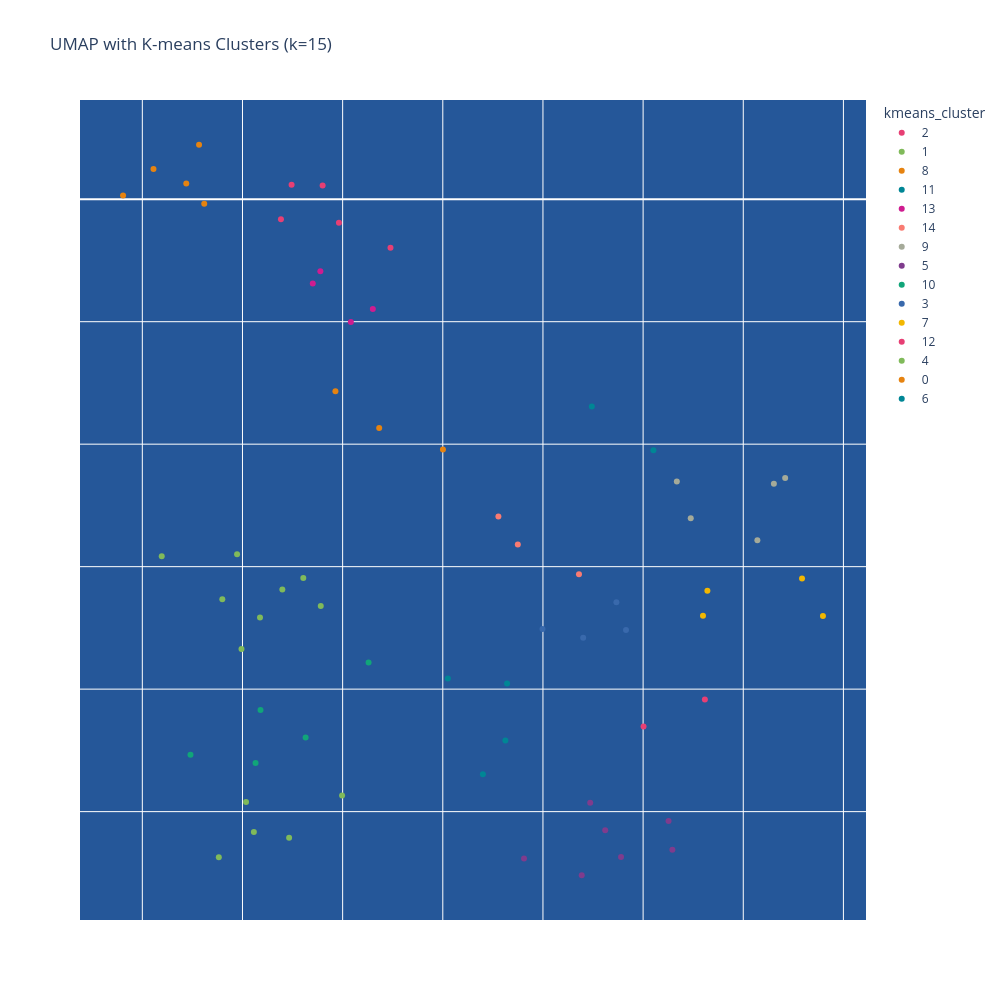

Notebook cell for this chart:
### Code cell
# K-means clustering on UMAP coordinates
# Number of clusters for K-means
n_clusters = int(input(f"Enter the number of clusters you want (optimal = {optimal_k}): ")) # You can adjust this parameter to get desired number of clusters

# Perform K-means clustering on UMAP coordinates
kmeans = KMeans(n_clusters=n_clusters, random_state=42, n_init=10)
cluster_labels = kmeans.fit_predict(umap_result)

# Add K-means cluster assignments to the dataframe
umap_df_pca['kmeans_cluster'] = cluster_labels

# Print the number of clusters
print(f"Number of K-means clusters: {n_clusters}")

# Visualize UMAP with K-means clusters
umap_df_pca['Faculty_Full_Name'] = raw_data['Faculty_Full_Name']
umap_df_pca['kmeans_cluster'] = umap_df_pca['kmeans_cluster'].astype(str)
fig = px.scatter(
    umap_df_pca,
    x="V1",
    y="V2",
    color='kmeans_cluster',
    title=f"UMAP with K-means Clusters (k={n_clusters})",
    hover_name="Faculty_Full_Name",
    hover_data={"V1": False, "V2": False, 'Top_Mesh_Terms': True},
    width=1000,
    height=1000,
    color_discrete_sequence=px.colors.qualitative.Bold,
    category_orders={'kmeans_cluster': sorted(umap_df_pca['kmeans_cluster'].astype(float))}
)
fig_show(fig)

# Process clustering results and prepare for analysis
## This block creates a dataframe with numeric data, adds cluster labels, ensures proper data types, and identifies feature columns for further analysis
filtered_data_df = pd.DataFrame(feature_matrix)  # Create a new dataframe with numeric data
filtered_data_df['cluster'] = kmeans.labels_  # Add cluster labels to the dataframe

# Create a clustered dataframe for analysis
cluster_feature_matrix = filtered_data_df

# Ensure the cluster column is properly formatted
cluster_feature_matrix['cluster'] = cluster_feature_matrix['cluster'].astype('category')

### Figure 1 — Plotly figure (JSON) as saved in the notebook; plotly's stock layout.template omitted (floating-point values rounded to 4 significant figures)
{"data": [{"customdata": [[["Hippocampus", "Neuronal_Plasticity", "Cognitive_Dysfunction", "Neoplasms", "Synapses"]], [["Hippocampus", "Synaptic_Transmission", "Transcription_Factors", "Nerve_Net", "Adipocytes"]], [["Neurons", "Virus_Latency", "Brain", "Alzheimer_Disease", "Nerve_Net"]], [["Ventral_Tegmental_Area", "Neurons", "Dopamine", "Brain", "Hippocampus"]], [["Neurons", "Brain", "Alzheimer_Disease", "Hippocampus", "Neural_Pathways"]]], "hovertemplate": "<b>%{hovertext}</b><br><br>kmeans_cluster=2<br>Top_Mesh_Terms=%{customdata[0]}<extra></extra>", "hovertext": ["Acharya, Munjal Mahendra", "Chen, Lulu Y", "Koyuncu, Orkide", "Beier, Kevin T", "Holmes, Todd C"], "legendgroup": "2", "marker": {"color": "rgb(231, 63, 116)", "symbol": "circle"}, "mode": "markers", "name": "2", "orientation": "v", "showlegend": true, "type": "scatter", "x": [1.745, 1.9, 2.239, 1.981, 1.692], "xaxis": "x", "y": [0.1178, 0.1122, -0.3966, -0.1921, -0.163], "yaxis": "y"}, {"customdata": [[["Brain", "Mutation", "Phenotype", "Cell_Cycle_Proteins", "HEK293_Cells"]], [["Signal_Transduction", "Transcription_Factors", "CD8_Positive_T_Lymphocytes", "DNA_Damage", "Mutation"]], [["Mutation", "CD8_Positive_T_Lymphocytes", "Epigenesis__Genetic", "Gene_Expression", "RNA__Nuclear"]], [["Mosquito_Vectors", "Aedes", "Animals__Genetically_Modified", "Malaria", "CRISPR_Cas_Systems"]], [["Transcription_Factors", "Gene_Expression", "Animals__Genetically_Modified"]]], "hovertemplate": "<b>%{hovertext}</b><br><br>kmeans_cluster=1<br>Top_Mesh_Terms=%{customdata[0]}<extra></extra>", "hovertext": ["Calof, Anne L", "Marazzi, Ivan", "Byun, Minji", "James, Anthony A", "Jusiak, Barbara"], "legendgroup": "1", "marker": {"color": "rgb(128, 186, 90)", "symbol": "circle"}, "mode": "markers", "name": "1", "orientation": "v", "showlegend": true, "type": "scatter", "x": [1.557, 1.997, 1.733, 1.518, 1.382], "xaxis": "x", "y": [-5.167, -4.868, -5.214, -4.922, -5.372], "yaxis": "y"}, {"customdata": [[["Long_Term_Potentiation", "Synapses", "Synaptic_Transmission"]], [["Hippocampus", "Neurons", "Dentate_Gyrus"]], [["Hippocampus", "Long_Term_Potentiation", "Dentate_Gyrus", "Synapses", "Neuronal_Plasticity"]], [["Brain", "Hippocampus", "Neurons", "Long_Term_Potentiation", "Synapses"]], [["Entorhinal_Cortex", "Neurons", "Learning", "Hippocampus", "Brain"]]], "hovertemplate": "<b>%{hovertext}</b><br><br>kmeans_cluster=8<br>Top_Mesh_Terms=%{customdata[0]}<extra></extra>", "hovertext": ["Diaz Alonso, Javier", "Ewell, Laura Ann", "Gall, Christine M", "Hunt, Robert Francis", "Igarashi, Kei"], "legendgroup": "8", "marker": {"color": "rgb(230, 131, 16)", "symbol": "circle"}, "mode": "markers", "name": "8", "orientation": "v", "showlegend": true, "type": "scatter", "x": [0.9037, 1.309, 1.056, 1.283, 1.219], "xaxis": "x", "y": [0.03023, -0.03727, 0.2457, 0.4446, 0.1287], "yaxis": "y"}, {"customdata": [[["Retinal_Degeneration", "Retinal_Cone_Photoreceptor_Cells", "Brain", "Neurons", "HEK293_Cells"]], [["Aged", "COVID_19", "Aged__80_and_over", "Aedes", "Macrophages"]], [["Bacterial_Toxins", "Clostridioides_difficile", "Bacterial_Proteins", "Signal_Transduction", "Neoplasms"]], [["Retinaldehyde", "Retina", "Retinal_Pigment_Epithelium", "Retinal_Degeneration", "Retinal_Cone_Photoreceptor_Cells"]]], "hovertemplate": "<b>%{hovertext}</b><br><br>kmeans_cluster=11<br>Top_Mesh_Terms=%{customdata[0]}<extra></extra>", "hovertext": ["Lyon, David Christian", "Liu, Haoping", "Jin, Rongsheng", "Kiser, Philip"], "legendgroup": "11", "marker": {"color": "rgb(0, 134, 149)", "symbol": "circle"}, "mode": "markers", "name": "11", "orientation": "v", "showlegend": true, "type": "scatter", "x": [2.7, 2.821, 2.812, 2.525], "xaxis": "x", "y": [-4.694, -3.953, -4.419, -3.914], "yaxis": "y"}, {"customdata": [[["Endocannabinoids", "Dronabinol", "Brain", "Amidohydrolases", "Signal_Transduction"]], [["Spinal_Cord_Injuries", "Dentate_Gyrus", "Neurons", "Hippocampus", "Genetic_Vectors"]], [["Brain", "Neurons", "Alzheimer_Disease", "Aged", "Genetic_Vectors"]], [["Microglia", "Alzheimer_Disease", "Calcium", "Induced_Pluripotent_Stem_Cells", "Neurons"]]], "hovertemplate": "<b>%{hovertext}</b><br><br>kmeans_cluster=13<br>Top_Mesh_Terms=%{customdata[0]}<extra></extra>", "hovertext": ["Piomelli, Daniele", "Steward, Oswald", "Xu, Xiangmin", "Cahalan, Michael"], "legendgroup": "13", "marker": {"color": "rgb(207, 28, 144)", "symbol": "circle"}, "mode": "markers", "name": "13", "orientation": "v", "showlegend": true, "type": "scatter", "x": [2.041, 1.889, 2.151, 1.851], "xaxis": "x", "y": [-1.002, -0.5872, -0.8959, -0.688], "yaxis": "y"}, {"customdata": [[["Stroke", "Aged", "Treatment_Outcome", "Spinal_Cord_Injuries", "Learning"]], [["Transcriptome", "Polyadenylation", "Aged", "RNA__Messenger", "Gene_Expression_Regulation"]], [["HIV_Infections", "Virus_Latency", "CD4_Positive_T_Lymphocytes", "Virus_Replication", "Cytokines"]]], "hovertemplate": "<b>%{hovertext}</b><br><br>kmeans_cluster=14<br>Top_Mesh_Terms=%{customdata[0]}<extra></extra>", "hovertext": ["Reinkensmeyer, David J", "Li, Wei", "Marsden, Matthew D"], "legendgroup": "14", "marker": {"color": "rgb(249, 123, 114)", "symbol": "circle"}, "mode": "markers", "name": "14", "orientation": "v", "showlegend": true, "type": "scatter", "x": [2.875, 3.18, 2.778], "xaxis": "x", "y": [-2.82, -3.063, -2.591], "yaxis": "y"}, {"customdata": [[["Transcriptome", "COVID_19", "Single_Cell_Analysis", "Stroke", "SARS_CoV_2"]], [["Homeodomain_Proteins", "Transcriptome", "Cell_Differentiation", "Muscle__Skeletal", "Single_Cell_Analysis"]], [["Muscle__Skeletal", "Pluripotent_Stem_Cells", "Cell_Differentiation", "Homeodomain_Proteins"]], [["Brain", "Microglia", "Breast_Neoplasms", "Single_Cell_Analysis", "Endothelial_Cells"]], [["Ion_Channels", "Ligands"]]], "hovertemplate": "<b>%{hovertext}</b><br><br>kmeans_cluster=9<br>Top_Mesh_Terms=%{customdata[0]}<extra></extra>", "hovertext": ["Watanabe Kuwata, Momoko", "Yokomori, Kyoko", "Hicks, Michael Ryan", "Lawson, Devon A", "Tombola, Francesco"], "legendgroup": "9", "marker": {"color": "rgb(165, 170, 153)", "symbol": "circle"}, "mode": "markers", "name": "9", "orientation": "v", "showlegend": true, "type": "scatter", "x": [4.07, 4.209, 4.153, 3.738, 3.668], "xaxis": "x", "y": [-2.783, -2.277, -2.322, -2.604, -2.305], "yaxis": "y"}, {"customdata": [[["Cytidine_Deaminase", "Neoplasms", "DNA", "HEK293_Cells", "Mutation"]], [["Chromatin", "Protein_Binding", "Cell_Line"]], [["Neoplasms", "Cell_Line__Tumor", "DNA_Binding_Proteins", "Saccharomyces_cerevisiae", "Saccharomyces_cerevisiae_Proteins"]], [["DNA", "Epigenesis__Genetic", "Heterochromatin", "Neoplasms", "Mutation"]], [["Alternative_Splicing", "RNA_Splicing", "Cell_Line__Tumor", "RNA_Binding_Proteins", "Cell_Proliferation"]], [["Protein_Binding", "Proteomics", "HEK293_Cells", "RNA__Messenger", "RNA_Binding_Proteins"]], [["Retinal_Pigment_Epithelium", "Retina", "Macular_Degeneration", "Retinal_Degeneration", "Chromatin"]]], "hovertemplate": "<b>%{hovertext}</b><br><br>kmeans_cluster=5<br>Top_Mesh_Terms=%{customdata[0]}<extra></extra>", "hovertext": ["Buisson, Remi", "Donovan, Peter J", "Kaiser, Peter", "Qiao, Feng", "Hertel, Klemens J", "Huang, Lan", "Skowronska-Krawczyk, Dorota"], "legendgroup": "5", "marker": {"color": "rgb(127, 60, 141)", "symbol": "circle"}, "mode": "markers", "name": "5", "orientation": "v", "showlegend": true, "type": "scatter", "x": [3.627, 3.236, 3.194, 3.39, 3.646, 2.905, 3.311], "xaxis": "x", "y": [-5.077, -4.927, -5.519, -5.371, -5.31, -5.382, -5.153], "yaxis": "y"}, {"customdata": [[["Transcription_Factors", "Epithelial_Cells", "Aged", "Signal_Transduction", "Cell_Differentiation"]], [["Neurons", "Cell_Differentiation", "Epithelial_Cells", "Nerve_Net", "Animals__Genetically_Modified"]], [["Salmonella_typhimurium", "Bacterial_Proteins", "Macrophages", "Inflammation", "Transcription_Factors"]], [["Aged", "RNA__Messenger", "Gene_Expression_Regulation", "Neurons", "HEK293_Cells"]], [["Mutation", "Bacterial_Proteins", "Aged", "Transcription_Factors", "Gene_Expression_Regulation"]]], "hovertemplate": "<b>%{hovertext}</b><br><br>kmeans_cluster=10<br>Top_Mesh_Terms=%{customdata[0]}<extra></extra>", "hovertext": ["Dai, Xing", "Steele, Robert E", "Mcclelland, Michael", "Shi, Yongsheng", "Tan, Ming"], "legendgroup": "10", "marker": {"color": "rgb(17, 165, 121)", "symbol": "circle"}, "mode": "markers", "name": "10", "orientation": "v", "showlegend": true, "type": "scatter", "x": [1.565, 1.24, 1.59, 2.13, 1.815], "xaxis": "x", "y": [-4.604, -4.535, -4.17, -3.783, -4.394], "yaxis": "y"}, {"customdata": [[["Liver", "Breast_Neoplasms", "Homeostasis", "Cell_Proliferation", "Biomarkers"]], [["Liver", "Ligands"]], [["Antibodies__Viral", "Influenza_Vaccines", "Adjuvants__Immunologic", "Influenza__Human", "Mice__Inbred_BALB_C"]], [["COVID_19", "Malaria__Falciparum", "Antibodies__Viral", "SARS_CoV_2", "Plasmodium_falciparum"]]], "hovertemplate": "<b>%{hovertext}</b><br><br>kmeans_cluster=3<br>Top_Mesh_Terms=%{customdata[0]}<extra></extra>", "hovertext": ["Jang, Cholsoon", "Ng, Stanley Wai Kwong", "Davies, David Huw", "Felgner, Philip"], "legendgroup": "3", "marker": {"color": "rgb(57, 105, 172)", "symbol": "circle"}, "mode": "markers", "name": "3", "orientation": "v", "showlegend": true, "type": "scatter", "x": [3.201, 3.415, 3.367, 2.998], "xaxis": "x", "y": [-3.581, -3.518, -3.291, -3.509], "yaxis": "y"}, {"customdata": [[["Signal_Transduction", "Cell_Differentiation", "Breast_Neoplasms", "Epithelial_Cells", "Breast"]], [["Adipocytes", "Obesity", "Liver", "Muscle__Skeletal", "Proteomics"]], [["Muscle__Skeletal", "CD8_Positive_T_Lymphocytes", "Brain", "Microglia", "Transcriptome"]], [["Organoids", "Influenza_Vaccines", "Influenza__Human", "Antibodies__Viral", "B_Lymphocytes"]]], "hovertemplate": "<b>%{hovertext}</b><br><br>kmeans_cluster=7<br>Top_Mesh_Terms=%{customdata[0]}<extra></extra>", "hovertext": ["Kessenbrock, Kai", "Seldin, Marcus Michael", "Villalta, Sergio Armando", "Wagar, Lisa"], "legendgroup": "7", "marker": {"color": "rgb(242, 183, 1)", "symbol": "circle"}, "mode": "markers", "name": "7", "orientation": "v", "showlegend": true, "type": "scatter", "x": [4.398, 3.821, 4.293, 3.799], "xaxis": "x", "y": [-3.402, -3.197, -3.098, -3.4], "yaxis": "y"}, {"customdata": [[["Circadian_Clocks", "Circadian_Rhythm", "Signal_Transduction", "Neoplasms", "Liver"]], [["Cell_Line__Tumor", "CD8_Positive_T_Lymphocytes", "Immune_Checkpoint_Inhibitors", "Signal_Transduction", "Neoplasms"]]], "hovertemplate": "<b>%{hovertext}</b><br><br>kmeans_cluster=12<br>Top_Mesh_Terms=%{customdata[0]}<extra></extra>", "hovertext": ["Masri, Selma", "Marangoni, Francesco"], "legendgroup": "12", "marker": {"color": "rgb(231, 63, 116)", "symbol": "circle"}, "mode": "markers", "name": "12", "orientation": "v", "showlegend": true, "type": "scatter", "x": [3.502, 3.808], "xaxis": "x", "y": [-4.304, -4.084], "yaxis": "y"}, {"customdata": [[[]], [[]], [["Phenotype", "Peptides"]], [[]], [[]], [["HEK293_Cells", "Mutation", "Neuronal_Plasticity", "Ligands", "Ventral_Tegmental_Area"]], [[]], [["COVID_19", "Aged", "HEK293_Cells", "RNA__Messenger", "SARS_CoV_2"]]], "hovertemplate": "<b>%{hovertext}</b><br><br>kmeans_cluster=4<br>Top_Mesh_Terms=%{customdata[0]}<extra></extra>", "hovertext": ["Sandmeyer, Suzanne B", "Baker, Nicholas Edward", "Barbour, Alan G", "Burke, Thomas P", "Goldin, Alan L", "Abbott, Geoffrey Winston", "Eguchi, Asuka", "Yu, Alvin"], "legendgroup": "4", "marker": {"color": "rgb(128, 186, 90)", "symbol": "circle"}, "mode": "markers", "name": "4", "orientation": "v", "showlegend": true, "type": "scatter", "x": [1.891, 1.699, 1.097, 1.587, 1.495, 1.473, 1.804, 1.399], "xaxis": "x", "y": [-3.322, -3.186, -2.915, -3.416, -3.672, -2.898, -3.092, -3.267], "yaxis": "y"}, {"customdata": [[["Neurons", "Aged", "Liver", "Circadian_Clocks", "Aged__80_and_over"]], [["Virus_Replication", "HEK293_Cells", "CRISPR_Cas_Systems", "Virus_Diseases", "Brain"]], [["Neoplasms", "Microglia", "Immune_Checkpoint_Inhibitors", "Neurons", "Aged"]]], "hovertemplate": "<b>%{hovertext}</b><br><br>kmeans_cluster=0<br>Top_Mesh_Terms=%{customdata[0]}<extra></extra>", "hovertext": ["Borrelli, Emilia", "Semler, Bert L", "Othy, Shivashankar"], "legendgroup": "0", "marker": {"color": "rgb(230, 131, 16)", "symbol": "circle"}, "mode": "markers", "name": "0", "orientation": "v", "showlegend": true, "type": "scatter", "x": [2.182, 1.964, 2.501], "xaxis": "x", "y": [-1.868, -1.568, -2.043], "yaxis": "y"}, {"customdata": [[["Ion_Channels", "Brain", "Calcium", "Neural_Stem_Cells"]], [["Brain", "Organoids", "Neural_Stem_Cells", "Neurons", "Aged"]]], "hovertemplate": "<b>%{hovertext}</b><br><br>kmeans_cluster=6<br>Top_Mesh_Terms=%{customdata[0]}<extra></extra>", "hovertext": ["Pathak, Medha", "Monuki, Edwin"], "legendgroup": "6", "marker": {"color": "rgb(0, 134, 149)", "symbol": "circle"}, "mode": "markers", "name": "6", "orientation": "v", "showlegend": true, "type": "scatter", "x": [3.244, 3.551], "xaxis": "x", "y": [-1.692, -2.05], "yaxis": "y"}], "layout": {"height": 1000, "legend": {"title": {"text": "kmeans_cluster"}, "tracegroupgap": 0}, "plot_bgcolor": "#255799", "title": {"text": "UMAP with K-means Clusters (k=15)"}, "width": 1000, "xaxis": {"anchor": "y", "domain": [0, 1], "showticklabels": false, "title": {"text": ""}}, "yaxis": {"anchor": "x", "domain": [0, 1], "showticklabels": false, "title": {"text": ""}}}}
